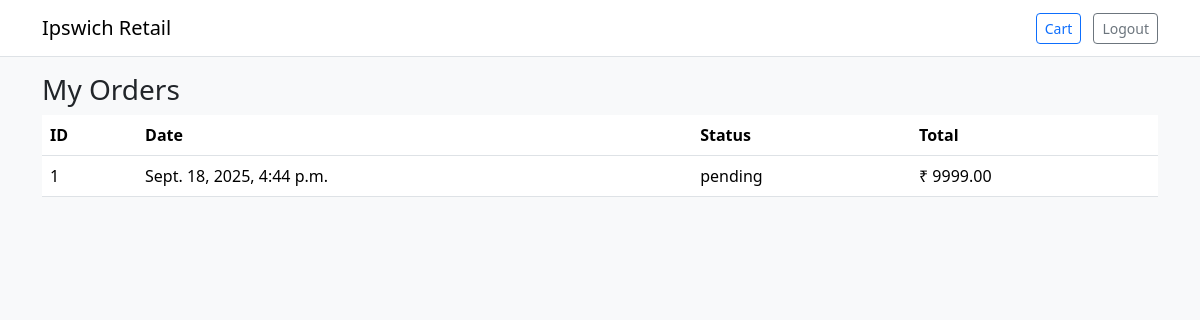
Screenshot of /orders/ (signed in) with the database file from the repository.
### orders/models.py (models this page shows)
class Order(models.Model):
    user = models.ForeignKey(User, on_delete=models.SET_NULL, null=True, blank=True)
    created_at = models.DateTimeField(auto_now_add=True)
    total = models.DecimalField(max_digits=10, decimal_places=2, default=0)
    status = models.CharField(max_length=20, default="pending")  # pending|shipped|delivered

### orders/views.py (the view)
# urls.py: path("", views.my_orders, name="my_orders"),
@login_required
def my_orders(request):
    orders = Order.objects.filter(user=request.user).order_by("-created_at")
    return render(request, "orders/list.html", {"orders": orders})

### templates/orders/list.html
{% extends "base.html" %}{% block content %}
<h3>My Orders</h3>
<table class="table">
  <thead><tr><th>ID</th><th>Date</th><th>Status</th><th>Total</th></tr></thead>
  <tbody>
  {% for o in orders %}
    <tr><td>{{ o.id }}</td><td>{{ o.created_at }}</td><td>{{ o.status }}</td><td>₹ {{ o.total }}</td></tr>
  {% empty %}
    <tr><td colspan="4">No orders yet.</td></tr>
  {% endfor %}
  </tbody>
</table>
{% endblock %}

### rows the page displays
Order: id "1", created_at "Sept. 18, 2025, 4:44 p.m.", status "pending", total "9999.00"
